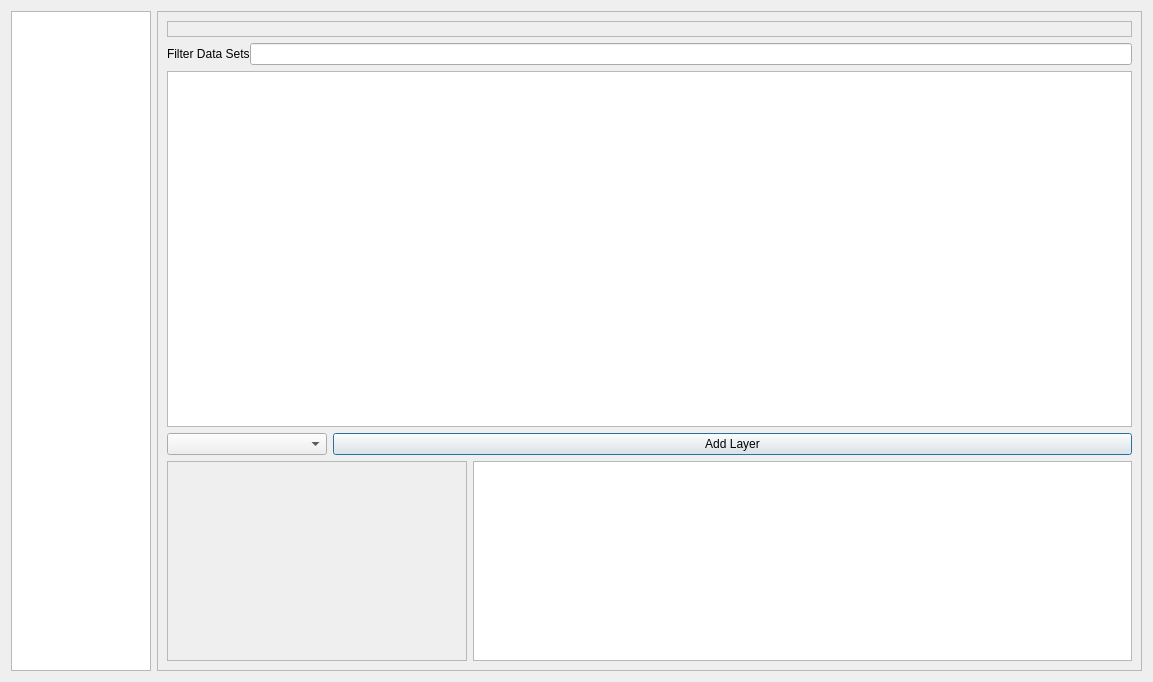
<?xml version="1.0" encoding="UTF-8"?>
<ui version="4.0">
 <class>Dialog</class>
 <widget class="QDialog" name="Dialog">
  <property name="windowModality">
   <enum>Qt::ApplicationModal</enum>
  </property>
  <property name="geometry">
   <rect>
    <x>0</x>
    <y>0</y>
    <width>1153</width>
    <height>682</height>
   </rect>
  </property>
  <property name="focusPolicy">
   <enum>Qt::ClickFocus</enum>
  </property>
  <property name="windowTitle">
   <string>LINZ Data Importer</string>
  </property>
  <layout class="QGridLayout" name="gridLayout">
   <item row="0" column="0">
    <layout class="QHBoxLayout" name="horizontalLayout">
     <item>
      <widget class="QListWidget" name="uListOptions">
       <property name="maximumSize">
        <size>
         <width>140</width>
         <height>16777215</height>
        </size>
       </property>
      </widget>
     </item>
     <item>
      <widget class="QSplitter" name="splitter">
       <property name="maximumSize">
        <size>
         <width>16777215</width>
         <height>16777215</height>
        </size>
       </property>
       <property name="orientation">
        <enum>Qt::Horizontal</enum>
       </property>
       <property name="childrenCollapsible">
        <bool>false</bool>
       </property>
       <widget class="QStackedWidget" name="uStackedWidget">
        <property name="sizePolicy">
         <sizepolicy hsizetype="Preferred" vsizetype="MinimumExpanding">
          <horstretch>0</horstretch>
          <verstretch>0</verstretch>
         </sizepolicy>
        </property>
        <property name="minimumSize">
         <size>
          <width>0</width>
          <height>400</height>
         </size>
        </property>
        <property name="maximumSize">
         <size>
          <width>16777215</width>
          <height>16777215</height>
         </size>
        </property>
        <property name="acceptDrops">
         <bool>false</bool>
        </property>
        <property name="frameShape">
         <enum>QFrame::StyledPanel</enum>
        </property>
        <property name="frameShadow">
         <enum>QFrame::Raised</enum>
        </property>
        <property name="currentIndex">
         <number>0</number>
        </property>
        <widget class="QWidget" name="swTableView">
         <layout class="QVBoxLayout" name="verticalLayout_9">
          <item>
           <widget class="QLabel" name="uLabelWarning">
            <property name="font">
             <font>
              <weight>75</weight>
              <bold>true</bold>
             </font>
            </property>
            <property name="frameShape">
             <enum>QFrame::StyledPanel</enum>
            </property>
            <property name="text">
             <string/>
            </property>
           </widget>
          </item>
          <item>
           <layout class="QHBoxLayout" name="hly_4">
            <property name="spacing">
             <number>0</number>
            </property>
            <property name="leftMargin">
             <number>0</number>
            </property>
            <property name="topMargin">
             <number>0</number>
            </property>
            <property name="rightMargin">
             <number>0</number>
            </property>
            <property name="bottomMargin">
             <number>0</number>
            </property>
            <item>
             <widget class="QLabel" name="uLabelDatasets">
              <property name="text">
               <string>Filter Data Sets</string>
              </property>
             </widget>
            </item>
            <item>
             <widget class="QLineEdit" name="uTextFilter"/>
            </item>
           </layout>
          </item>
          <item>
           <widget class="QTableView" name="uTableView">
            <property name="editTriggers">
             <set>QAbstractItemView::AnyKeyPressed|QAbstractItemView::EditKeyPressed</set>
            </property>
            <property name="alternatingRowColors">
             <bool>true</bool>
            </property>
            <property name="selectionBehavior">
             <enum>QAbstractItemView::SelectRows</enum>
            </property>
            <attribute name="horizontalHeaderStretchLastSection">
             <bool>true</bool>
            </attribute>
            <attribute name="verticalHeaderVisible">
             <bool>false</bool>
            </attribute>
           </widget>
          </item>
          <item>
           <layout class="QHBoxLayout" name="horizontalLayout_3">
            <item>
             <widget class="ExtendedCombobox" name="uCRSCombo">
              <property name="maximumSize">
               <size>
                <width>160</width>
                <height>16777215</height>
               </size>
              </property>
             </widget>
            </item>
            <item>
             <widget class="QPushButton" name="uBtnImport">
              <property name="text">
               <string>Add Layer</string>
              </property>
             </widget>
            </item>
           </layout>
          </item>
          <item>
           <layout class="QHBoxLayout" name="horizontalLayout_2">
            <item>
             <widget class="QLabel" name="uLabelImgPreview">
              <property name="minimumSize">
               <size>
                <width>300</width>
                <height>0</height>
               </size>
              </property>
              <property name="frameShape">
               <enum>QFrame::StyledPanel</enum>
              </property>
              <property name="text">
               <string/>
              </property>
              <property name="alignment">
               <set>Qt::AlignLeading|Qt::AlignLeft|Qt::AlignTop</set>
              </property>
             </widget>
            </item>
            <item>
             <widget class="QTextEdit" name="uTextDescription">
              <property name="maximumSize">
               <size>
                <width>16777215</width>
                <height>200</height>
               </size>
              </property>
              <property name="autoFillBackground">
               <bool>true</bool>
              </property>
              <property name="readOnly">
               <bool>true</bool>
              </property>
             </widget>
            </item>
           </layout>
          </item>
         </layout>
        </widget>
        <widget class="QWidget" name="swSettings">
         <layout class="QVBoxLayout" name="verticalLayout_5">
          <item>
           <layout class="QVBoxLayout" name="verticalLayout_2">
            <item>
             <widget class="QGroupBox" name="uGroupBoxApiKey">
              <property name="title">
               <string/>
              </property>
              <layout class="QVBoxLayout" name="verticalLayout_7">
               <item>
                <widget class="QLabel" name="uWarningSettings">
                 <property name="text">
                  <string/>
                 </property>
                </widget>
               </item>
               <item>
                <widget class="QGroupBox" name="groupBox_2">
                 <property name="title">
                  <string>API Keys</string>
                 </property>
                 <layout class="QVBoxLayout" name="verticalLayout_6">
                  <item>
                   <layout class="QVBoxLayout" name="verticalLayout_10">
                    <item>
                     <layout class="QHBoxLayout" name="horizontalLayout_6">
                      <item>
                       <widget class="QComboBox" name="uComboBoxDomain">
                        <property name="minimumSize">
                         <size>
                          <width>220</width>
                          <height>0</height>
                         </size>
                        </property>
                        <property name="maximumSize">
                         <size>
                          <width>220</width>
                          <height>16777215</height>
                         </size>
                        </property>
                       </widget>
                      </item>
                      <item>
                       <widget class="QPushButton" name="uBtnAddDomain">
                        <property name="maximumSize">
                         <size>
                          <width>30</width>
                          <height>16777215</height>
                         </size>
                        </property>
                        <property name="text">
                         <string/>
                        </property>
                        <property name="icon">
                         <iconset>
                          <normaloff>:/plugins/linz-data-importer/icons/add.png</normaloff>:/plugins/linz-data-importer/icons/add.png</iconset>
                        </property>
                       </widget>
                      </item>
                      <item>
                       <spacer name="horizontalSpacer_2">
                        <property name="orientation">
                         <enum>Qt::Horizontal</enum>
                        </property>
                        <property name="sizeHint" stdset="0">
                         <size>
                          <width>40</width>
                          <height>20</height>
                         </size>
                        </property>
                       </spacer>
                      </item>
                     </layout>
                    </item>
                    <item>
                     <layout class="QGridLayout" name="gridLayout_4">
                      <item row="5" column="1">
                       <widget class="QLineEdit" name="uTextAPIKey5">
                        <property name="font">
                         <font>
                          <italic>true</italic>
                         </font>
                        </property>
                       </widget>
                      </item>
                      <item row="0" column="1">
                       <widget class="QLabel" name="label_2">
                        <property name="text">
                         <string>Key:</string>
                        </property>
                       </widget>
                      </item>
                      <item row="1" column="1">
                       <widget class="QLineEdit" name="uTextAPIKey1">
                        <property name="font">
                         <font>
                          <italic>true</italic>
                         </font>
                        </property>
                        <property name="text">
                         <string/>
                        </property>
                       </widget>
                      </item>
                      <item row="2" column="1">
                       <widget class="QLineEdit" name="uTextAPIKey2">
                        <property name="font">
                         <font>
                          <italic>true</italic>
                         </font>
                        </property>
                       </widget>
                      </item>
                      <item row="7" column="3">
                       <widget class="QPushButton" name="uBtnSaveDomain7">
                        <property name="text">
                         <string>Save</string>
                        </property>
                       </widget>
                      </item>
                      <item row="4" column="1">
                       <widget class="QLineEdit" name="uTextAPIKey4">
                        <property name="font">
                         <font>
                          <italic>true</italic>
                         </font>
                        </property>
                       </widget>
                      </item>
                      <item row="8" column="1">
                       <widget class="QLineEdit" name="uTextAPIKey8">
                        <property name="font">
                         <font>
                          <italic>true</italic>
                         </font>
                        </property>
                       </widget>
                      </item>
                      <item row="1" column="3">
                       <widget class="QPushButton" name="uBtnSaveDomain1">
                        <property name="maximumSize">
                         <size>
                          <width>170</width>
                          <height>16777215</height>
                         </size>
                        </property>
                        <property name="text">
                         <string>Save</string>
                        </property>
                       </widget>
                      </item>
                      <item row="6" column="1">
                       <widget class="QLineEdit" name="uTextAPIKey6">
                        <property name="font">
                         <font>
                          <italic>true</italic>
                         </font>
                        </property>
                       </widget>
                      </item>
                      <item row="10" column="1">
                       <widget class="QLineEdit" name="uTextAPIKey10">
                        <property name="font">
                         <font>
                          <italic>true</italic>
                         </font>
                        </property>
                       </widget>
                      </item>
                      <item row="9" column="1">
                       <widget class="QLineEdit" name="uTextAPIKey9">
                        <property name="font">
                         <font>
                          <italic>true</italic>
                         </font>
                        </property>
                       </widget>
                      </item>
                      <item row="1" column="0">
                       <widget class="QLineEdit" name="uTextDomain1">
                        <property name="maximumSize">
                         <size>
                          <width>220</width>
                          <height>16777215</height>
                         </size>
                        </property>
                       </widget>
                      </item>
                      <item row="10" column="0">
                       <widget class="QLineEdit" name="uTextDomain10">
                        <property name="maximumSize">
                         <size>
                          <width>220</width>
                          <height>16777215</height>
                         </size>
                        </property>
                       </widget>
                      </item>
                      <item row="8" column="0">
                       <widget class="QLineEdit" name="uTextDomain8">
                        <property name="maximumSize">
                         <size>
                          <width>220</width>
                          <height>16777215</height>
                         </size>
                        </property>
                       </widget>
                      </item>
                      <item row="9" column="0">
                       <widget class="QLineEdit" name="uTextDomain9">
                        <property name="maximumSize">
                         <size>
                          <width>220</width>
                          <height>16777215</height>
                         </size>
                        </property>
                       </widget>
                      </item>
                      <item row="6" column="3">
                       <widget class="QPushButton" name="uBtnSaveDomain6">
                        <property name="text">
                         <string>Save</string>
                        </property>
                       </widget>
                      </item>
                      <item row="3" column="3">
                       <widget class="QPushButton" name="uBtnSaveDomain3">
                        <property name="text">
                         <string>Save</string>
                        </property>
                       </widget>
                      </item>
                      <item row="10" column="3">
                       <widget class="QPushButton" name="uBtnSaveDomain10">
                        <property name="text">
                         <string>Save</string>
                        </property>
                       </widget>
                      </item>
                      <item row="8" column="3">
                       <widget class="QPushButton" name="uBtnSaveDomain8">
                        <property name="text">
                         <string>Save</string>
                        </property>
                       </widget>
                      </item>
                      <item row="2" column="3">
                       <widget class="QPushButton" name="uBtnSaveDomain2">
                        <property name="maximumSize">
                         <size>
                          <width>170</width>
                          <height>16777215</height>
                         </size>
                        </property>
                        <property name="text">
                         <string>Save</string>
                        </property>
                       </widget>
                      </item>
                      <item row="6" column="0">
                       <widget class="QLineEdit" name="uTextDomain6">
                        <property name="maximumSize">
                         <size>
                          <width>220</width>
                          <height>16777215</height>
                         </size>
                        </property>
                       </widget>
                      </item>
                      <item row="7" column="0">
                       <widget class="QLineEdit" name="uTextDomain7">
                        <property name="maximumSize">
                         <size>
                          <width>220</width>
                          <height>16777215</height>
                         </size>
                        </property>
                       </widget>
                      </item>
                      <item row="4" column="0">
                       <widget class="QLineEdit" name="uTextDomain4">
                        <property name="maximumSize">
                         <size>
                          <width>220</width>
                          <height>16777215</height>
                         </size>
                        </property>
                       </widget>
                      </item>
                      <item row="5" column="0">
                       <widget class="QLineEdit" name="uTextDomain5">
                        <property name="maximumSize">
                         <size>
                          <width>220</width>
                          <height>16777215</height>
                         </size>
                        </property>
                       </widget>
                      </item>
                      <item row="1" column="2">
                       <widget class="QPushButton" name="uBtnRemoveDomain1">
                        <property name="minimumSize">
                         <size>
                          <width>22</width>
                          <height>0</height>
                         </size>
                        </property>
                        <property name="maximumSize">
                         <size>
                          <width>30</width>
                          <height>16777215</height>
                         </size>
                        </property>
                        <property name="text">
                         <string/>
                        </property>
                        <property name="icon">
                         <iconset>
                          <normaloff>:/plugins/linz-data-importer/icons/remove.png</normaloff>:/plugins/linz-data-importer/icons/remove.png</iconset>
                        </property>
                       </widget>
                      </item>
                      <item row="3" column="1">
                       <widget class="QLineEdit" name="uTextAPIKey3">
                        <property name="font">
                         <font>
                          <italic>true</italic>
                         </font>
                        </property>
                       </widget>
                      </item>
                      <item row="4" column="3">
                       <widget class="QPushButton" name="uBtnSaveDomain4">
                        <property name="text">
                         <string>Save</string>
                        </property>
                       </widget>
                      </item>
                      <item row="0" column="0">
                       <widget class="QLabel" name="label">
                        <property name="text">
                         <string>Domain:</string>
                        </property>
                       </widget>
                      </item>
                      <item row="9" column="3">
                       <widget class="QPushButton" name="uBtnSaveDomain9">
                        <property name="text">
                         <string>Save</string>
                        </property>
                       </widget>
                      </item>
                      <item row="2" column="0">
                       <widget class="QLineEdit" name="uTextDomain2">
                        <property name="maximumSize">
                         <size>
                          <width>220</width>
                          <height>16777215</height>
                         </size>
                        </property>
                       </widget>
                      </item>
                      <item row="3" column="0">
                       <widget class="QLineEdit" name="uTextDomain3">
                        <property name="maximumSize">
                         <size>
                          <width>220</width>
                          <height>16777215</height>
                         </size>
                        </property>
                       </widget>
                      </item>
                      <item row="5" column="3">
                       <widget class="QPushButton" name="uBtnSaveDomain5">
                        <property name="text">
                         <string>Save</string>
                        </property>
                       </widget>
                      </item>
                      <item row="7" column="1">
                       <widget class="QLineEdit" name="uTextAPIKey7">
                        <property name="font">
                         <font>
                          <italic>true</italic>
                         </font>
                        </property>
                       </widget>
                      </item>
                      <item row="2" column="2">
                       <widget class="QPushButton" name="uBtnRemoveDomain2">
                        <property name="minimumSize">
                         <size>
                          <width>22</width>
                          <height>0</height>
                         </size>
                        </property>
                        <property name="maximumSize">
                         <size>
                          <width>30</width>
                          <height>16777215</height>
                         </size>
                        </property>
                        <property name="text">
                         <string/>
                        </property>
                        <property name="icon">
                         <iconset>
                          <normaloff>:/plugins/linz-data-importer/icons/remove.png</normaloff>:/plugins/linz-data-importer/icons/remove.png</iconset>
                        </property>
                       </widget>
                      </item>
                      <item row="3" column="2">
                       <widget class="QPushButton" name="uBtnRemoveDomain3">
                        <property name="minimumSize">
                         <size>
                          <width>22</width>
                          <height>0</height>
                         </size>
                        </property>
                        <property name="maximumSize">
                         <size>
                          <width>30</width>
                          <height>16777215</height>
                         </size>
                        </property>
                        <property name="text">
                         <string/>
                        </property>
                        <property name="icon">
                         <iconset>
                          <normaloff>:/plugins/linz-data-importer/icons/remove.png</normaloff>:/plugins/linz-data-importer/icons/remove.png</iconset>
                        </property>
                       </widget>
                      </item>
                      <item row="4" column="2">
                       <widget class="QPushButton" name="uBtnRemoveDomain4">
                        <property name="maximumSize">
                         <size>
                          <width>30</width>
                          <height>16777215</height>
                         </size>
                        </property>
                        <property name="text">
                         <string/>
                        </property>
                        <property name="icon">
                         <iconset>
                          <normaloff>:/plugins/linz-data-importer/icons/remove.png</normaloff>:/plugins/linz-data-importer/icons/remove.png</iconset>
                        </property>
                       </widget>
                      </item>
                      <item row="5" column="2">
                       <widget class="QPushButton" name="uBtnRemoveDomain5">
                        <property name="maximumSize">
                         <size>
                          <width>30</width>
                          <height>16777215</height>
                         </size>
                        </property>
                        <property name="text">
                         <string/>
                        </property>
                        <property name="icon">
                         <iconset>
                          <normaloff>:/plugins/linz-data-importer/icons/remove.png</normaloff>:/plugins/linz-data-importer/icons/remove.png</iconset>
                        </property>
                       </widget>
                      </item>
                      <item row="6" column="2">
                       <widget class="QPushButton" name="uBtnRemoveDomain6">
                        <property name="maximumSize">
                         <size>
                          <width>30</width>
                          <height>16777215</height>
                         </size>
                        </property>
                        <property name="text">
                         <string/>
                        </property>
                        <property name="icon">
                         <iconset>
                          <normaloff>:/plugins/linz-data-importer/icons/remove.png</normaloff>:/plugins/linz-data-importer/icons/remove.png</iconset>
                        </property>
                       </widget>
                      </item>
                      <item row="7" column="2">
                       <widget class="QPushButton" name="uBtnRemoveDomain7">
                        <property name="maximumSize">
                         <size>
                          <width>30</width>
                          <height>16777215</height>
                         </size>
                        </property>
                        <property name="text">
                         <string/>
                        </property>
                        <property name="icon">
                         <iconset>
                          <normaloff>:/plugins/linz-data-importer/icons/remove.png</normaloff>:/plugins/linz-data-importer/icons/remove.png</iconset>
                        </property>
                       </widget>
                      </item>
                      <item row="8" column="2">
                       <widget class="QPushButton" name="uBtnRemoveDomain8">
                        <property name="maximumSize">
                         <size>
                          <width>30</width>
                          <height>16777215</height>
                         </size>
                        </property>
                        <property name="text">
                         <string/>
                        </property>
                        <property name="icon">
                         <iconset>
                          <normaloff>:/plugins/linz-data-importer/icons/remove.png</normaloff>:/plugins/linz-data-importer/icons/remove.png</iconset>
                        </property>
                       </widget>
                      </item>
                      <item row="9" column="2">
                       <widget class="QPushButton" name="uBtnRemoveDomain9">
                        <property name="maximumSize">
                         <size>
                          <width>30</width>
                          <height>16777215</height>
                         </size>
                        </property>
                        <property name="text">
                         <string/>
                        </property>
                        <property name="icon">
                         <iconset>
                          <normaloff>:/plugins/linz-data-importer/icons/remove.png</normaloff>:/plugins/linz-data-importer/icons/remove.png</iconset>
                        </property>
                       </widget>
                      </item>
                      <item row="10" column="2">
                       <widget class="QPushButton" name="uBtnRemoveDomain10">
                        <property name="maximumSize">
                         <size>
                          <width>30</width>
                          <height>16777215</height>
                         </size>
                        </property>
                        <property name="text">
                         <string/>
                        </property>
                        <property name="icon">
                         <iconset>
                          <normaloff>:/plugins/linz-data-importer/icons/remove.png</normaloff>:/plugins/linz-data-importer/icons/remove.png</iconset>
                        </property>
                       </widget>
                      </item>
                     </layout>
                    </item>
                   </layout>
                  </item>
                 </layout>
                </widget>
               </item>
               <item>
                <spacer name="verticalSpacer">
                 <property name="orientation">
                  <enum>Qt::Vertical</enum>
                 </property>
                 <property name="sizeHint" stdset="0">
                  <size>
                   <width>20</width>
                   <height>40</height>
                  </size>
                 </property>
                </spacer>
               </item>
               <item>
                <widget class="QLabel" name="label_3">
                 <property name="font">
                  <font>
                   <weight>75</weight>
                   <bold>true</bold>
                  </font>
                 </property>
                 <property name="text">
                  <string>* When saving the domain details for the first time the UI may appear to &quot;freeze&quot; while obtaining domain data. Please be patient, this will be cached and updated in the background thereafter.</string>
                 </property>
                 <property name="wordWrap">
                  <bool>true</bool>
                 </property>
                </widget>
               </item>
              </layout>
             </widget>
            </item>
           </layout>
          </item>
         </layout>
        </widget>
        <widget class="QWidget" name="swAbout">
         <layout class="QVBoxLayout" name="verticalLayout_4">
          <item>
           <widget class="QTextBrowser" name="hAboutHtml"/>
          </item>
         </layout>
        </widget>
        <widget class="QWidget" name="page">
         <layout class="QVBoxLayout" name="verticalLayout_3"/>
        </widget>
       </widget>
      </widget>
     </item>
    </layout>
   </item>
  </layout>
 </widget>
 <customwidgets>
  <customwidget>
   <class>ExtendedCombobox</class>
   <extends>QComboBox</extends>
   <header>linz_data_importer.tablemodel.h</header>
  </customwidget>
 </customwidgets>
 <tabstops>
  <tabstop>uTextFilter</tabstop>
  <tabstop>uBtnImport</tabstop>
  <tabstop>uListOptions</tabstop>
  <tabstop>uTableView</tabstop>
  <tabstop>uTextDescription</tabstop>
  <tabstop>uComboBoxDomain</tabstop>
  <tabstop>uBtnAddDomain</tabstop>
  <tabstop>uTextAPIKey5</tabstop>
  <tabstop>uTextAPIKey1</tabstop>
  <tabstop>uTextAPIKey2</tabstop>
  <tabstop>uBtnSaveDomain7</tabstop>
  <tabstop>uTextAPIKey4</tabstop>
  <tabstop>uTextAPIKey8</tabstop>
  <tabstop>uBtnSaveDomain1</tabstop>
  <tabstop>uTextAPIKey6</tabstop>
  <tabstop>uTextAPIKey10</tabstop>
  <tabstop>uTextAPIKey9</tabstop>
  <tabstop>uTextDomain1</tabstop>
  <tabstop>uTextDomain10</tabstop>
  <tabstop>uTextDomain8</tabstop>
  <tabstop>uTextDomain9</tabstop>
  <tabstop>uBtnSaveDomain6</tabstop>
  <tabstop>uBtnSaveDomain3</tabstop>
  <tabstop>uBtnSaveDomain10</tabstop>
  <tabstop>uBtnSaveDomain8</tabstop>
  <tabstop>uBtnSaveDomain2</tabstop>
  <tabstop>uTextDomain6</tabstop>
  <tabstop>uTextDomain7</tabstop>
  <tabstop>uTextDomain4</tabstop>
  <tabstop>uTextDomain5</tabstop>
  <tabstop>uBtnRemoveDomain1</tabstop>
  <tabstop>uTextAPIKey3</tabstop>
  <tabstop>uBtnSaveDomain4</tabstop>
  <tabstop>uBtnSaveDomain9</tabstop>
  <tabstop>uTextDomain2</tabstop>
  <tabstop>uTextDomain3</tabstop>
  <tabstop>uBtnSaveDomain5</tabstop>
  <tabstop>uTextAPIKey7</tabstop>
  <tabstop>uBtnRemoveDomain2</tabstop>
  <tabstop>uBtnRemoveDomain3</tabstop>
  <tabstop>uBtnRemoveDomain4</tabstop>
  <tabstop>uBtnRemoveDomain5</tabstop>
  <tabstop>uBtnRemoveDomain6</tabstop>
  <tabstop>uBtnRemoveDomain7</tabstop>
  <tabstop>uBtnRemoveDomain8</tabstop>
  <tabstop>uBtnRemoveDomain9</tabstop>
  <tabstop>uBtnRemoveDomain10</tabstop>
  <tabstop>hAboutHtml</tabstop>
 </tabstops>
 <resources/>
 <connections/>
</ui>
